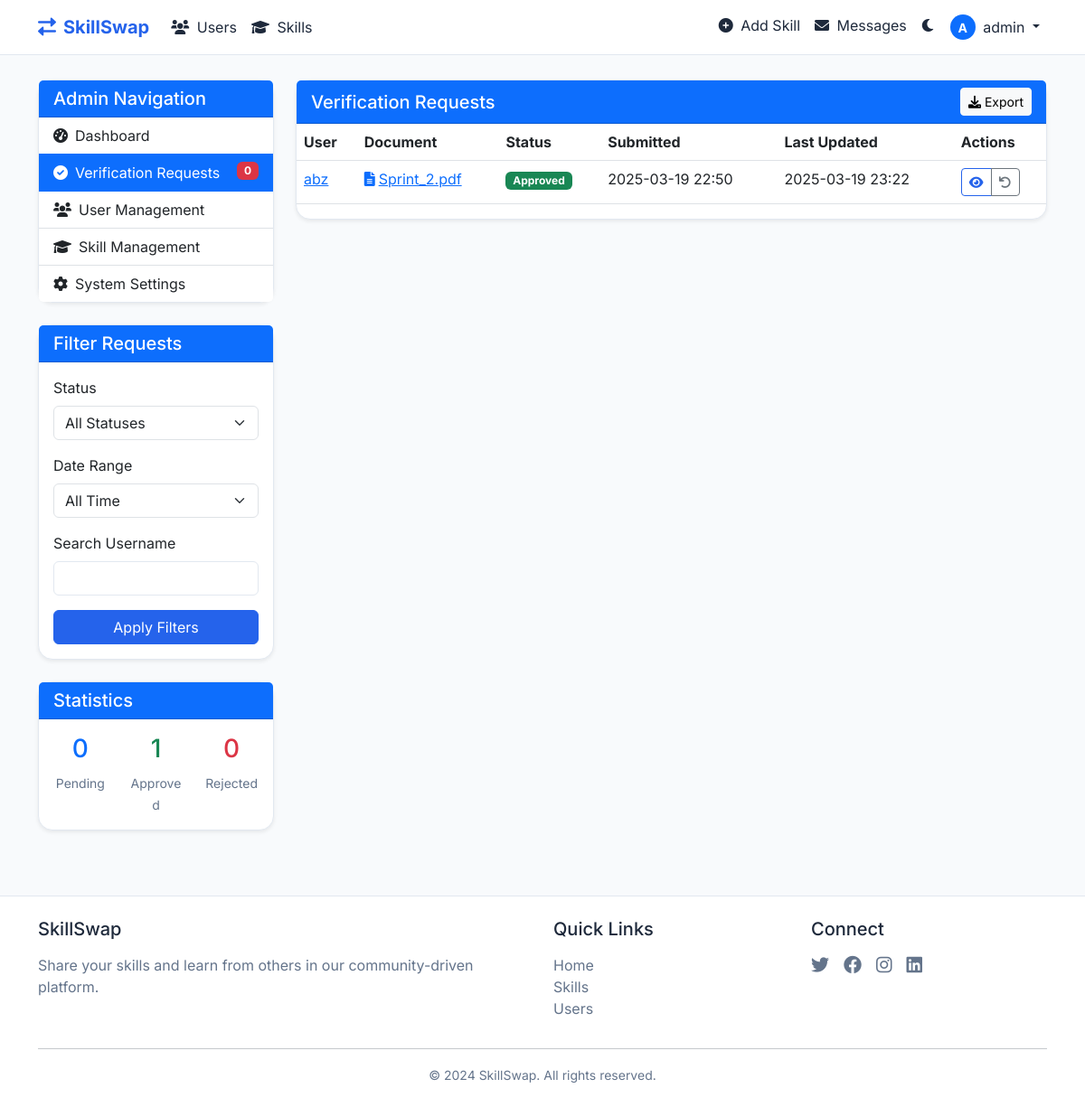
Page /admin/verification-requests (signed in) on the committed database.
### app.py (models this page shows)
class User(UserMixin, db.Model):
    id = db.Column(db.Integer, primary_key=True)
    username = db.Column(db.String(80), unique=True, nullable=False)
    email = db.Column(db.String(120), unique=True, nullable=False)
    password_hash = db.Column(db.String(256), nullable=False)
    created_at = db.Column(db.DateTime, default=datetime.utcnow)
    is_verified = db.Column(db.Boolean, default=False)
    is_admin = db.Column(db.Boolean, default=False)
    skills = db.relationship('Skill', backref='user', lazy=True)
    verification_requests = db.relationship('VerificationRequest', backref='user', lazy=True)

class VerificationRequest(db.Model):
    id = db.Column(db.Integer, primary_key=True)
    user_id = db.Column(db.Integer, db.ForeignKey('user.id'), nullable=False)
    skill_id = db.Column(db.Integer, db.ForeignKey('skill.id'), nullable=True)
    document_filename = db.Column(db.String(255), nullable=False)
    document_path = db.Column(db.String(255), nullable=False)
    status = db.Column(db.String(20), default='pending')  # pending, approved, rejected
    notes = db.Column(db.Text, nullable=True)
    created_at = db.Column(db.DateTime, default=datetime.utcnow)
    updated_at = db.Column(db.DateTime, default=datetime.utcnow, onupdate=datetime.utcnow)

### app.py (the view, shortened to what this page needs)
@app.route('/admin/verification-requests')
@login_required
@admin_required
def admin_verification_requests():
    page = request.args.get('page', 1, type=int)
    per_page = 20
    status_filter = request.args.get('status', 'all')
    date_range = request.args.get('date_range', 'all')
    search = request.args.get('search', '')
    query = VerificationRequest.query
    if status_filter and status_filter != 'all':
        query = query.filter_by(status=status_filter)
    if search:
        query = query.join(User).filter(User.username.ilike(f'%{search}%'))
    query = query.order_by(VerificationRequest.created_at.desc())
    pagination = query.paginate(page=page, per_page=per_page, error_out=False)
    verification_requests = pagination.items
    stats = {
        'total_verifications': VerificationRequest.query.count(),
        'pending_verifications': VerificationRequest.query.filter_by(status='pending').count(),
        'approved_verifications': VerificationRequest.query.filter_by(status='approved').count(),
        'rejected_verifications': VerificationRequest.query.filter_by(status='rejected').count()
    }
    return render_template(
        'admin/verification_requests.html',
        verification_requests=verification_requests,
        stats=stats,
        page=page,
        pages=pagination.pages
    )

### templates/admin/verification_requests.html (shortened to what this page needs)
{% extends "base.html" %}
{% block content %}
<div class="container py-4">
    <div class="row">
        <div class="col-lg-3">
            <div class="card shadow-sm mb-4">
                <div class="card-header bg-primary text-white">
                    <h5 class="mb-0">Admin Navigation</h5>
                </div>
                <div class="list-group list-group-flush">
                    <a href="{{ url_for('admin_dashboard') }}" class="list-group-item list-group-item-action">
                        <i class="fas fa-tachometer-alt me-2"></i>Dashboard
                    </a>
                    <a href="{{ url_for('admin_verification_requests') }}" class="list-group-item list-group-item-action active">
                        <i class="fas fa-check-circle me-2"></i>Verification Requests
                        <span class="badge bg-danger float-end">{{ stats.pending_verifications }}</span>
                    </a>
                    <a href="{{ url_for('admin_users') }}" class="list-group-item list-group-item-action">
                        <i class="fas fa-users me-2"></i>User Management
                    </a>
                    <a href="{{ url_for('admin_skills') }}" class="list-group-item list-group-item-action">
                        <i class="fas fa-graduation-cap me-2"></i>Skill Management
                    </a>
                    <a href="{{ url_for('admin_settings') }}" class="list-group-item list-group-item-action">
                        <i class="fas fa-cog me-2"></i>System Settings
                    </a>
                </div>
            </div>
            <div class="card shadow-sm mb-4">
                <div class="card-header bg-primary text-white">
                    <h5 class="mb-0">Filter Requests</h5>
                </div>
                <div class="card-body">
                    <form action="{{ url_for('admin_verification_requests') }}" method="GET">
                        <div class="mb-3">
                            <label for="status" class="form-label">Status</label>
                            <select class="form-select" id="status" name="status">
                                <option value="all" {% if request.args.get('status') == 'all' or not request.args.get('status') %}selected{% endif %}>All Statuses</option>
                            </select>
                        </div>
                        <div class="mb-3">
                            <label for="date_range" class="form-label">Date Range</label>
                            <select class="form-select" id="date_range" name="date_range">
                                <option value="all" {% if request.args.get('date_range') == 'all' or not request.args.get('date_range') %}selected{% endif %}>All Time</option>
                            </select>
                        </div>
                        <div class="mb-3">
                            <label for="search" class="form-label">Search Username</label>
                            <input type="text" class="form-control" id="search" name="search" value="{{ request.args.get('search', '') }}">
                        </div>
                        <div class="d-grid">
                            <button type="submit" class="btn btn-primary">Apply Filters</button>
                        </div>
                    </form>
                </div>
            </div>
            <div class="card shadow-sm">
                <div class="card-header bg-primary text-white">
                    <h5 class="mb-0">Statistics</h5>
                </div>
                <div class="card-body">
                    <div class="row text-center">
                        <div class="col-4">
                            <h3 class="text-primary">{{ stats.pending_verifications }}</h3>
                            <small class="text-muted">Pending</small>
                        </div>
                        <div class="col-4">
                            <h3 class="text-success">{{ stats.approved_verifications }}</h3>
                            <small class="text-muted">Approved</small>
                        </div>
                        <div class="col-4">
                            <h3 class="text-danger">{{ stats.rejected_verifications }}</h3>
                            <small class="text-muted">Rejected</small>
                        </div>
                    </div>
                </div>
            </div>
        </div>
        <div class="col-lg-9">
            <div class="card shadow-sm">
                <div class="card-header bg-primary text-white d-flex justify-content-between align-items-center">
                    <h5 class="mb-0">Verification Requests</h5>
                    {% if verification_requests %}
                    <a href="{{ url_for('admin_export_verifications') }}" class="btn btn-sm btn-light">
                        <i class="fas fa-download me-1"></i>Export
                    </a>
                    {% endif %}
                </div>
                {% if verification_requests %}
                <div class="table-responsive">
                    <table class="table table-hover">
                        <thead>
                            <tr>
                                <th>User</th>
                                <th>Document</th>
                                <th>Status</th>
                                <th>Submitted</th>
                                <th>Last Updated</th>
                                <th>Actions</th>
                            </tr>
                        </thead>
                        <tbody>
                            {% for request in verification_requests %}
                            <tr>
                                <td>
                                    <a href="{{ url_for('admin_user_detail', user_id=request.user_id) }}">
                                        {{ request.user.username }}
                                    </a>
                                </td>
                                <td>
                                    <a href="{{ url_for('admin_view_document', request_id=request.id) }}" target="_blank">
                                        <i class="fas fa-file-alt me-1"></i>{{ request.document_filename }}
                                    </a>
                                </td>
                                <td>
                                    {% if request.status == 'pending' %}
                                        <span class="badge bg-warning">Pending</span>
                                    {% elif request.status == 'approved' %}
                                        <span class="badge bg-success">Approved</span>
                                    {% else %}
                                        <span class="badge bg-danger">Rejected</span>
                                    {% endif %}
                                </td>
                                <td>{{ request.created_at.strftime('%Y-%m-%d %H:%M') }}</td>
                                <td>{{ request.updated_at.strftime('%Y-%m-%d %H:%M') }}</td>
                                <td>
                                    <div class="btn-group">
                                        <a href="{{ url_for('admin_verification_detail', request_id=request.id) }}" class="btn btn-sm btn-outline-primary">
                                            <i class="fas fa-eye"></i>
                                        </a>
                                        {% if request.status == 'pending' %}
                                        <a href="{{ url_for('admin_approve_verification', request_id=request.id) }}" class="btn btn-sm btn-outline-success">
                                            <i class="fas fa-check"></i>
                                        </a>
                                        <a href="{{ url_for('admin_reject_verification', request_id=request.id) }}" class="btn btn-sm btn-outline-danger">
                                            <i class="fas fa-times"></i>
                                        </a>
                                        {% else %}
                                        <a href="{{ url_for('admin_reset_verification', request_id=request.id) }}" class="btn btn-sm btn-outline-secondary">
                                            <i class="fas fa-undo"></i>
                                        </a>
                                        {% endif %}
                                    </div>
                                </td>
                            </tr>
                            {% endfor %}
                        </tbody>
                    </table>
                </div>
                {% else %}
                <div class="card-body text-center py-5">
                    <i class="fas fa-search fa-3x text-muted mb-3"></i>
                    <p class="lead mb-0">No verification requests found matching your criteria</p>
                </div>
                {% endif %}
            </div>
        </div>
    </div>
</div>
{% endblock %}

### templates/base.html (shortened to what this page needs)
<!DOCTYPE html>
<html lang="en">
<head>
    <link href="https://cdn.jsdelivr.net/npm/bootstrap@5.3.0/dist/css/bootstrap.min.css" rel="stylesheet">
    <link href="https://cdnjs.cloudflare.com/ajax/libs/font-awesome/6.0.0/css/all.min.css" rel="stylesheet">
    <link href="{{ url_for('static', filename='css/style.css') }}" rel="stylesheet">
</head>
<body>
    <nav class="navbar navbar-expand-lg fixed-top">
        <div class="container">
            <a class="navbar-brand" href="{{ url_for('index') }}">
                <i class="fas fa-exchange-alt me-2"></i>SkillSwap
            </a>
            <div class="collapse navbar-collapse" id="navbarNav">
                <ul class="navbar-nav me-auto">
                    <li class="nav-item">
                        <a class="nav-link" href="{{ url_for('users_list') }}">
                            <i class="fas fa-users me-1"></i> Users
                        </a>
                    </li>
                    <li class="nav-item">
                        <a class="nav-link" href="{{ url_for('skills_list') }}">
                            <i class="fas fa-graduation-cap me-1"></i> Skills
                        </a>
                    </li>
                </ul>
                <ul class="navbar-nav">
                    {% if current_user.is_authenticated %}
                    <li class="nav-item">
                        <a class="nav-link" href="{{ url_for('add_skill') }}">
                            <i class="fas fa-plus-circle me-1"></i> Add Skill
                        </a>
                    </li>
                    <li class="nav-item">
                        <a class="nav-link" href="{{ url_for('messages_inbox') }}">
                            <i class="fas fa-envelope me-1"></i> Messages
                        </a>
                    </li>
                    {% endif %}
                    <li class="nav-item">
                        <div class="theme-toggle nav-link" onclick="toggleTheme()">
                            <i class="fas fa-moon"></i>
                        </div>
                    </li>
                    {% if current_user.is_authenticated %}
                        <li class="nav-item dropdown">
                            <a class="nav-link dropdown-toggle" href="#" id="navbarDropdown" role="button" data-bs-toggle="dropdown">
                                <span class="avatar-circle bg-primary me-1">{{ current_user.username[0] | upper }}</span>
                                {{ current_user.username }}
                            </a>
                        </li>
                    {% endif %}
                </ul>
            </div>
        </div>
    </nav>
    <main style="margin-top: 4rem;">
        {% block content %}{% endblock %}
    </main>
    <footer class="footer mt-5 py-4">
        <div class="container">
            <div class="row">
                <div class="col-md-6">
                    <h5 class="mb-3">SkillSwap</h5>
                    <p class="text-muted">Share your skills and learn from others in our community-driven platform.</p>
                </div>
                <div class="col-md-3">
                    <h5 class="mb-3">Quick Links</h5>
                    <ul class="list-unstyled">
                        <li><a href="{{ url_for('index') }}" class="text-decoration-none text-muted">Home</a></li>
                        <li><a href="{{ url_for('skills_list') }}" class="text-decoration-none text-muted">Skills</a></li>
                        <li><a href="{{ url_for('users_list') }}" class="text-decoration-none text-muted">Users</a></li>
                    </ul>
                </div>
                <div class="col-md-3">
                    <h5 class="mb-3">Connect</h5>
                    <div class="d-flex gap-3">
                        <a href="#" class="text-muted"><i class="fab fa-twitter fa-lg"></i></a>
                        <a href="#" class="text-muted"><i class="fab fa-facebook fa-lg"></i></a>
                        <a href="#" class="text-muted"><i class="fab fa-instagram fa-lg"></i></a>
                        <a href="#" class="text-muted"><i class="fab fa-linkedin fa-lg"></i></a>
                    </div>
                </div>
            </div>
            <hr>
            <div class="text-center text-muted">
                <small>&copy; {{ now.year if now else 2024 }} SkillSwap. All rights reserved.</small>
            </div>
        </div>
    </footer>
</body>
</html>

### rows in the picture
User: username "A", username "admin"
VerificationRequest: user.username "abz", document_filename "Sprint_2.pdf", status "Approved", created_at "2025-03-19 22:50", updated_at "2025-03-19 23:22"

### other values in the picture
{{ stats.pending_verifications }} "0"
{{ stats.approved_verifications }} "1"
{{ stats.rejected_verifications }} "0"
{{ now.year if now else 2024 }} "2024"
